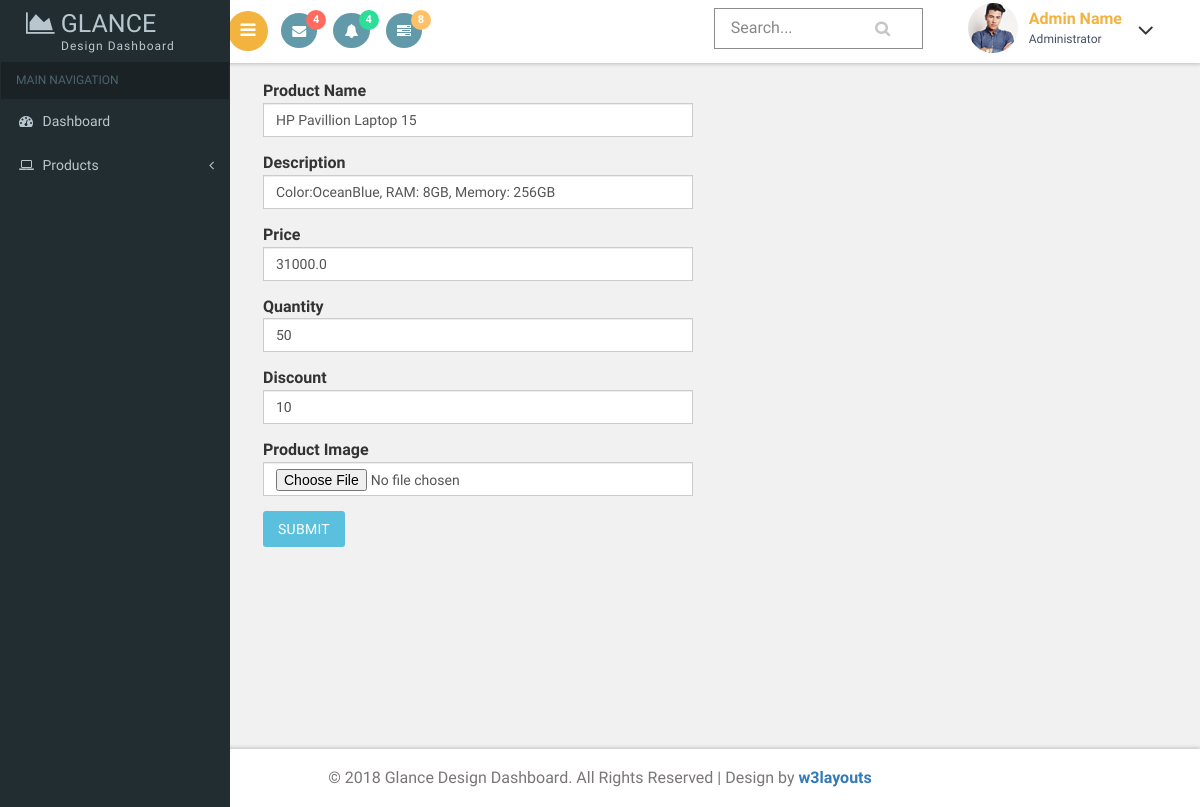
The app's page /seller/editproduct/1, older data.
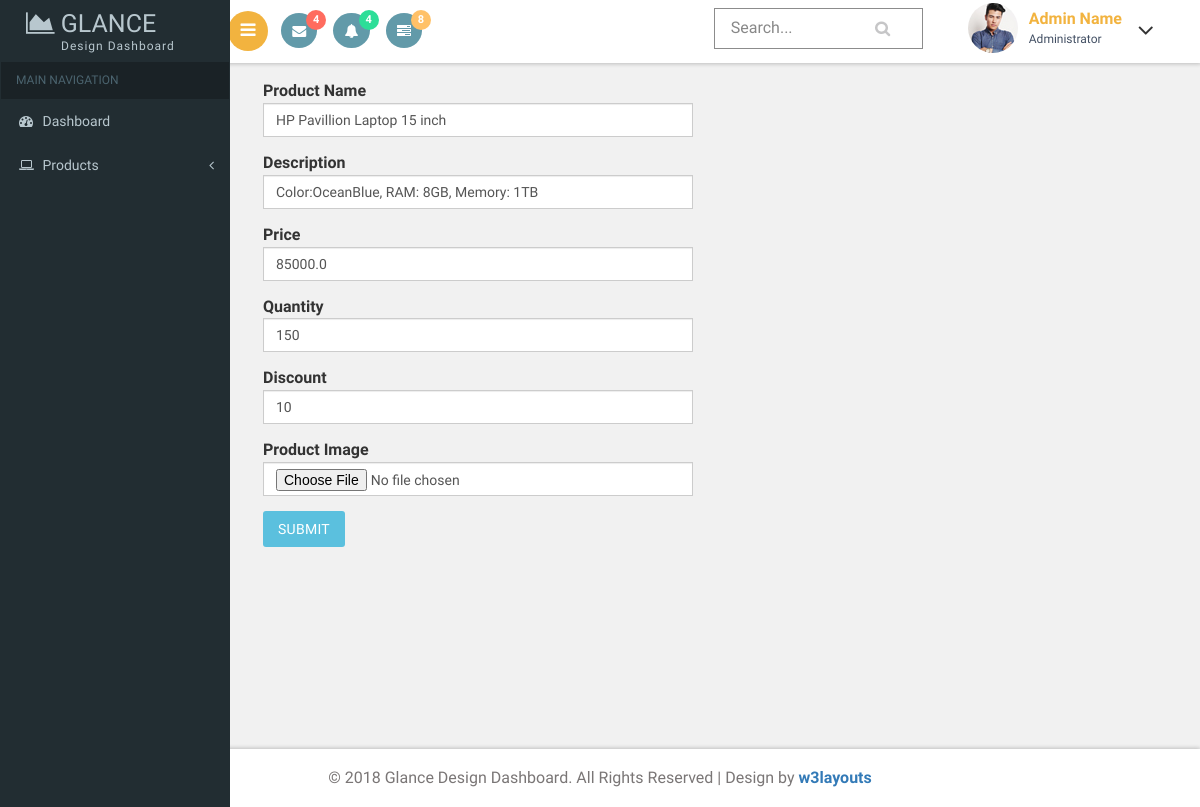
The same page, newer data.
### seller/models.py (models this page shows, shortened)
class Product(models.Model):
    seller = models.ForeignKey(Seller,on_delete=models.CASCADE)  # Foreignkey
    name = models.CharField(max_length=50)
    des = models.TextField()
    price = models.FloatField()
    quantity = models.IntegerField(default=0)
    discount = models.IntegerField()
    pic = models.FileField(upload_to='products',default='avatar.png')
    discountedprice = models.FloatField(blank=True,null=True)

### seller/views.py (the view, shortened to what this page needs)
# urls.py: path('editproduct/<int:pid>',views.editproduct,name='editproduct'),
def editproduct(request,pid):
    prodobj = Product.objects.get(id=pid)
    return render(request,'editproduct.html',{'pobj':prodobj})

### seller/templates/editproduct.html (shortened to what this page needs)
{% extends 'sellerheader.html' %}
{% load static %}
{% block content %}
<div class="col-md-6">
    <form method="post" enctype="multipart/form-data">
        <div class="form-group">
            <label class="control-label">Product Name</label>
            <input name="name" type="text" class="form-control" value="{{pobj.name}}">
        </div>
        <div class="form-group">
            <label class="control-label">Description</label>
            <input name="des" type="text" class="form-control"  value="{{pobj.des}}">
        </div>
        <div class="form-group">
            <label class="control-label">Price</label>
            <input name="price" type="text" class="form-control" value="{{pobj.price}}">
        </div>
        <div class="form-group">
            <label class="control-label">Quantity</label>
            <input name="quantity" type="text" class="form-control" value="{{pobj.quantity}}">
        </div>
        <div class="form-group">
            <label class="control-label">Discount</label>
            <input name="discount" type="text" class="form-control" value="{{pobj.discount}}">
        </div>
        <div class="form-group">
            <label class="control-label">Product Image</label>
            <input name="pic" type="file" class="form-control">
        </div>
        <div class="form-group">
            <input type="submit" class="btn btn-info" value="Submit">
        </div>
    </form>
</div>
{% endblock %}

Row changes from the older to the newer data that the page shows:
changed Product: name "HP Pavillion Laptop 15" → "HP Pavillion Laptop 15 inch"; des "Color:OceanBlue, RAM: 8GB, Memory: 256GB" → "Color:OceanBlue, RAM: 8GB, Memory: 1TB"; price "31000.0" → "85000.0"; quantity "50" → "150"
